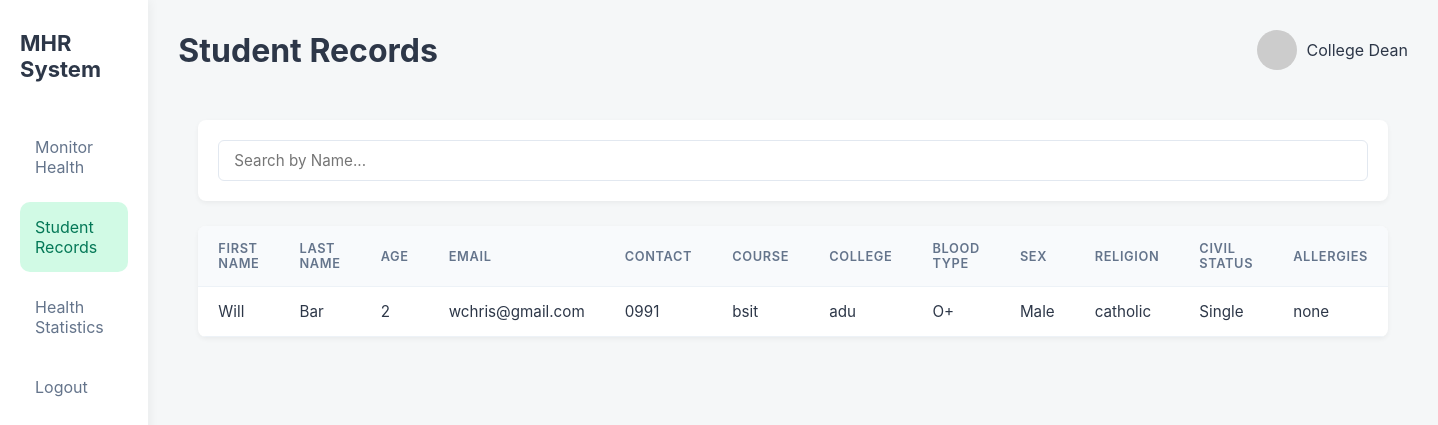
/dean/student_records.php, run on the app's committed database.
### tables this page shows
CREATE TABLE `students` (
  `id` int(11) NOT NULL,
  `student_id` varchar(50) NOT NULL,
  `first_name` varchar(50) NOT NULL,
  `last_name` varchar(50) NOT NULL,
  `age` int(11) DEFAULT NULL,
  `email` varchar(100) DEFAULT NULL,
  `contact` varchar(20) DEFAULT NULL,
  `course` varchar(100) DEFAULT NULL,
  `college` varchar(100) DEFAULT NULL,
  `blood_type` varchar(5) DEFAULT NULL,
  `sex` enum('Male','Female') DEFAULT NULL,
  `religion` varchar(50) DEFAULT NULL,
  `civil_status` varchar(20) DEFAULT NULL,
  `allergies` text DEFAULT NULL,
  `created_at` timestamp NOT NULL DEFAULT current_timestamp()
);

### dean/student_records.php (the view, shortened to what this page needs)
<?php
$servername = "localhost";
$db_username = "root";
$db_password = "";
$dbname = "mhr";
$conn = new mysqli($servername, $db_username, $db_password, $dbname);
$search = $_GET['search'] ?? '';
$sql = "SELECT first_name, last_name, age, email, contact, course, college, blood_type, sex, religion, civil_status, allergies FROM students";
$sql .= " ORDER BY last_name ASC, first_name ASC";
$stmt = $conn->prepare($sql);
$stmt->execute();
$result = $stmt->get_result();
$students = [];
if ($result && $result->num_rows > 0) {
    $students = $result->fetch_all(MYSQLI_ASSOC);
}
?>
<!DOCTYPE html>
<html lang="en">
<head>
    <link rel="stylesheet" href="dashboard.css">
    <link rel="stylesheet" href="student_records.css">
</head>
<body>
    <div class="dashboard">
        <?php include 'sidebar.php'; ?>
        <div class="main">
            <header class="topbar">
                <h1>Student Records</h1>
                <div class="dean-profile">
                    <img src="https://i.pravatar.cc/40?u=dean">
                    <span>College Dean</span>
                </div>
            </header>
            <div class="records-container">
                <div class="records-controls">
                    <form class="search-box" method="GET">
                        <input type="text" name="search" value="<?= htmlspecialchars($search) ?>" placeholder="Search by Name...">
                    </form>
                </div>
                <div class="table-panel">
                    <div class="table-responsive">
                        <table class="students-table">
                            <thead>
                                <tr>
                                    <th>First name</th>
                                    <th>Last name</th>
                                    <th>Age</th>
                                    <th>Email</th>
                                    <th>Contact</th>
                                    <th>Course</th>
                                    <th>College</th>
                                    <th>Blood type</th>
                                    <th>Sex</th>
                                    <th>Religion</th>
                                    <th>Civil Status</th>
                                    <th>Allergies</th>
                                </tr>
                            </thead>
                            <tbody>
                                <?php if (!empty($students)): ?>
                                    <?php foreach ($students as $student): ?>
                                        <tr>
                                            <td><?= htmlspecialchars($student['first_name']) ?></td>
                                            <td><?= htmlspecialchars($student['last_name']) ?></td>
                                            <td><?= htmlspecialchars($student['age']) ?></td>
                                            <td><?= htmlspecialchars($student['email']) ?></td>
                                            <td><?= htmlspecialchars($student['contact']) ?></td>
                                            <td><?= htmlspecialchars($student['course']) ?></td>
                                            <td><?= htmlspecialchars($student['college']) ?></td>
                                            <td><?= htmlspecialchars($student['blood_type'] ?? 'N/A') ?></td>
                                            <td><?= htmlspecialchars($student['sex']) ?></td>
                                            <td><?= htmlspecialchars($student['religion'] ?? 'N/A') ?></td>
                                            <td><?= htmlspecialchars($student['civil_status']) ?></td>
                                            <td><?= htmlspecialchars($student['allergies'] ?? 'N/A') ?></td>
                                        </tr>
                                    <?php endforeach; ?>
                                <?php else: ?>
                                    <tr><td colspan="12" style="text-align: center;">No student records found.</td></tr>
                                <?php endif; ?>
                            </tbody>
                        </table>
                    </div>
                </div>
            </div>
        </div>
    </div>
</body>
</html>

### dean/dashboard.css (style rules this page uses)
* { margin:0; padding:0; box-sizing:border-box; font-family: "Inter", sans-serif; }
body { background:#f5f7f8; color:#2d3748; }
.dashboard { display:flex; min-height:100vh; }
.main { flex:1; padding:30px; }
.topbar { display:flex; justify-content:space-between; align-items:center; margin-bottom:30px; }
.admin, .dean-profile { display:flex; align-items:center; gap:10px; }
.admin img, .dean-profile img { border-radius:50%; }

### dean/student_records.css (style rules this page uses)
.records-container { padding: 20px; height: calc(100vh - 140px); box-sizing: border-box; overflow-y: auto; }
.records-controls { display: flex; flex-wrap: wrap; gap: 15px; background: #fff; padding: 20px; border-radius: 8px; box-shadow: 0 2px 5px rgba(0,0,0,0.05); margin-bottom: 25px; align-items: center; }
.search-box { flex: 2; min-width: 250px; }
.search-box input { width: 100%; padding: 10px 15px; border: 1px solid #e2e8f0; border-radius: 6px; font-size: 0.95rem; outline: none; transition: border-color 0.2s; }
.table-panel { background: #fff; border-radius: 8px; box-shadow: 0 2px 5px rgba(0,0,0,0.05); overflow: hidden; }
.table-responsive { overflow-x: auto; }
.students-table { width: 100%; border-collapse: collapse; min-width: 800px; }
.students-table th, .students-table td { padding: 15px 20px; text-align: left; border-bottom: 1px solid #edf2f7; font-size: 0.95rem; }
.students-table th { background: #f8fafc; color: #64748b; font-weight: 600; text-transform: uppercase; font-size: 0.8rem; letter-spacing: 0.05em; }

### data on the page
students: first_name "Will", last_name "Bar", age "2", email "wchris@gmail.com", contact "0991", course "bsit", college "adu", blood_type "O+", sex "Male", religion "catholic", civil_status "Single", allergies "none"
